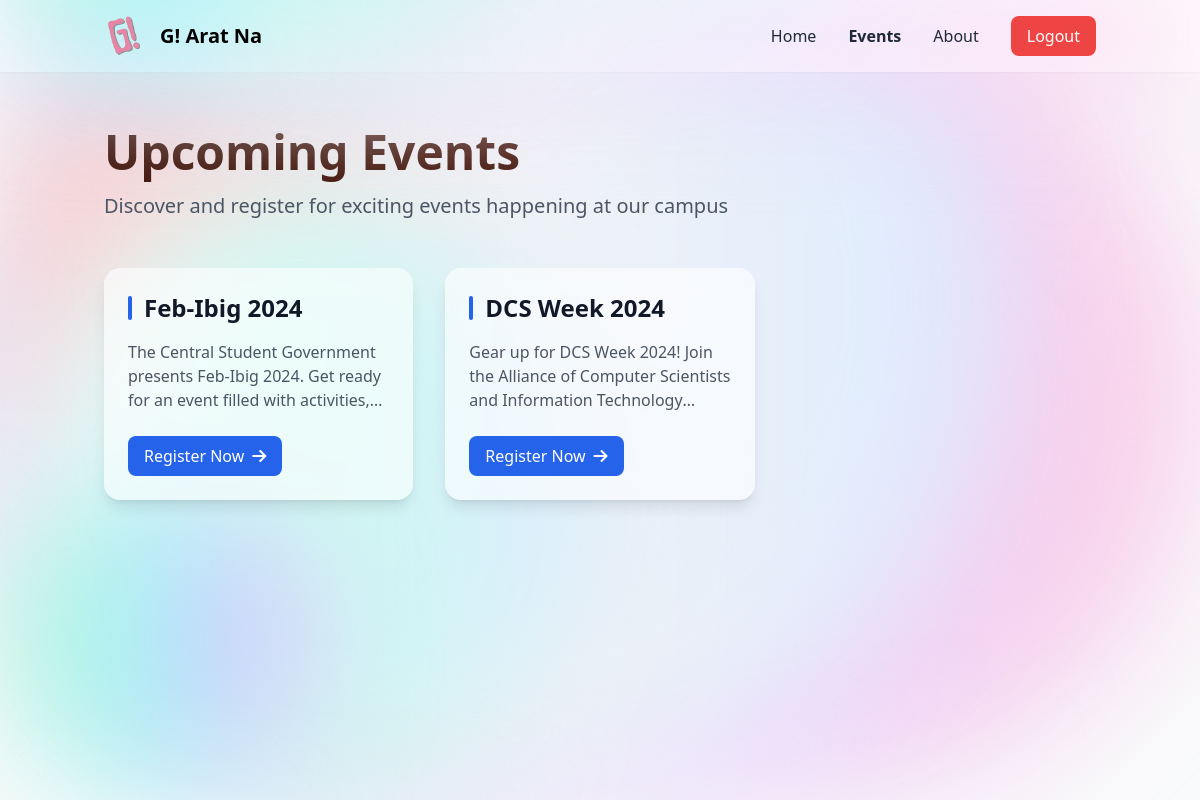
The app's page /api/events.php (signed in), older data.
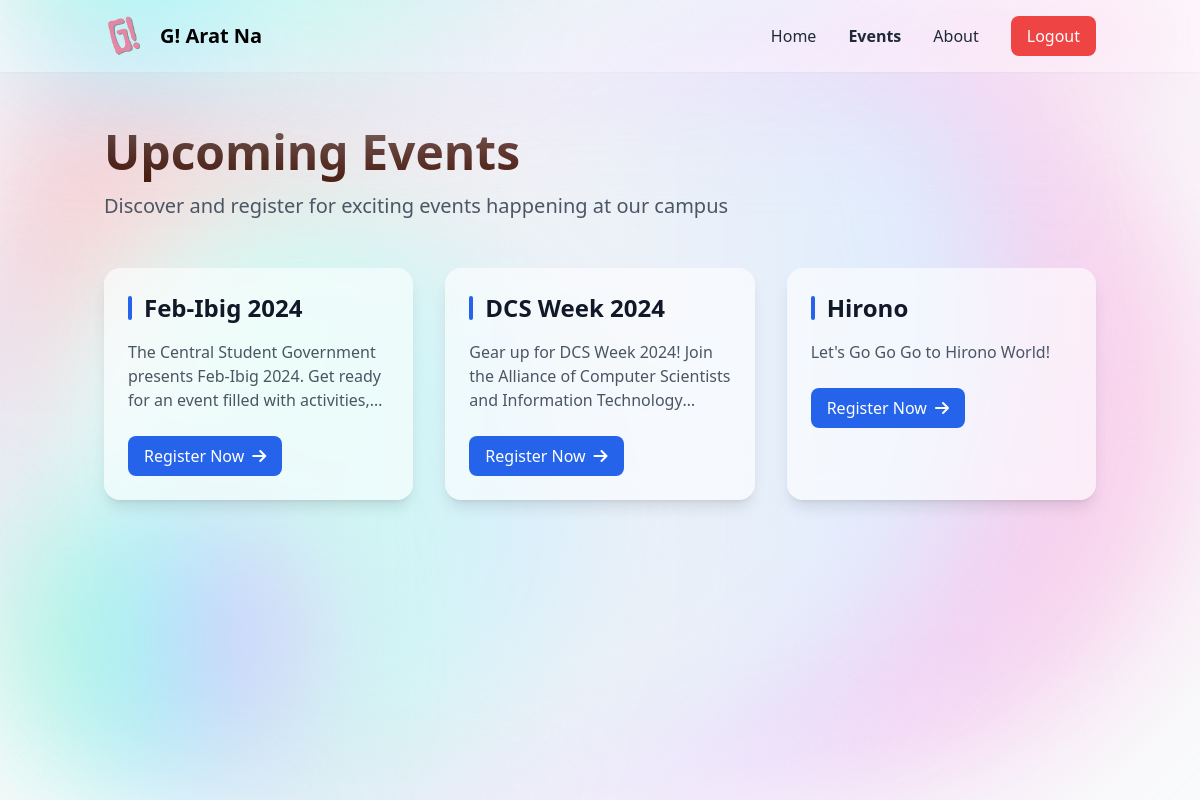
The same page, newer data.
### tables this page shows
CREATE TABLE `events` (
  `event-id` int(11) NOT NULL,
  `title` varchar(100) NOT NULL,
  `author` varchar(100) NOT NULL,
  `description` text NOT NULL,
  `date` date NOT NULL,
  `time` time NOT NULL,
  `location` varchar(255) NOT NULL,
  `price` decimal(11,2) NOT NULL,
  `addtl_info` varchar(5000) NOT NULL,
  `image` varchar(100) NOT NULL
);

### api/events.php (the view, shortened to what this page needs)
<!DOCTYPE html>
<html lang="en" class="scroll-smooth">
<head>
    <script src="https://cdn.tailwindcss.com"></script>
    <link href="https://cdnjs.cloudflare.com/ajax/libs/font-awesome/6.0.0/css/all.min.css" rel="stylesheet" />
</head>
<body class="bg-gray-50">
    <div class="fixed inset-0 -z-10 overflow-hidden">
        <div class="blob w-full h-full rounded-[999px] absolute top-0 right-0 blur-3xl bg-opacity-60 bg-gradient-to-r from-indigo-200 via-purple-200 to-pink-200"></div>
        <div class="blob w-[1000px] h-[1000px] rounded-[999px] absolute bottom-0 left-0 blur-3xl bg-opacity-60 bg-gradient-to-r from-red-200 via-gray-100 to-blue-100"></div>
        <div class="blob w-[600px] h-[600px] rounded-[999px] absolute bottom-0 left-0 blur-3xl bg-opacity-60 bg-gradient-to-r from-slate-100 via-teal-100 to-blue-100"></div>
        <div class="blob w-[300px] h-[300px] rounded-[999px] absolute bottom-[10px] left-0 blur-3xl bg-opacity-60 bg-gradient-to-r from-green-200 via-cyan-200 to-fuchsia-300"></div>
    </div>
    <header class="fixed top-0 w-full bg-white/80 backdrop-blur-md shadow-sm z-50">
   <div class="blob w-full h-full rounded-[999px] absolute top-0 right-0 -z-10 blur-3xl bg-opacity-60 bg-gradient-to-r from-indigo-200 via-purple-200 to-pink-200"></div>
  <div class="blob w-[1000px] h-[1000px] rounded-[999px] absolute bottom-0 left-0 -z-10 blur-3xl bg-opacity-60 bg-gradient-to-r from-red-200 via-gray-100 to-blue-100"></div>
  <div class="blob w-[600px] h-[600px] rounded-[999px] absolute bottom-0 left-0 -z-10 blur-3xl bg-opacity-60 bg-gradient-to-r from-slate-100 via-teal-100 to-blue-100"></div>
  <div class="blob w-[300px] h-[300px] rounded-[999px] absolute bottom-[10px] left-0 -z-10 blur-3xl bg-opacity-60 bg-gradient-to-r from-green-200 via-cyan-200 to-Fuchsia-300"></div>
        <nav class="container mx-auto px-4 py-4">
            <div class="flex items-center justify-between">
                <a href="index.php" class="flex items-center space-x-4">
                    <img src="images/G!.png" class="w-10 h-auto" alt="G! Arat Na" />
                    <span class="font-semibold text-xl">G! Arat Na</span>
                </a>
                <div class="hidden md:flex items-center space-x-8">
                    <a href="index.php" class="text-gray-800 hover:text-blue-600 font-medium transition-colors">Home</a>
                    <a href="events.php" class="text-gray-800 hover:text-blue-600 font-bold transition-colors">Events</a>
                    <a href="userAbout.php" class="text-gray-800 hover:text-blue-600 font-medium transition-colors">About</a>
                    <?php
                    if (isset($_SESSION['logged_in']) && $_SESSION['logged_in'] == true) {
                        echo '<a href="logout.php" class="px-4 py-2 bg-red-500 text-white rounded-lg hover:bg-red-600 transition-colors">Logout</a>';
                    } else {
                        echo '<a href="login.php" class="px-4 py-2 bg-blue-500 text-white rounded-lg hover:bg-blue-600 transition-colors">Login</a>';
                    }
                    ?>
                </div>
            </div>
        </nav>
    </header>
    <main class="container mx-auto px-4 pt-32 pb-16">
        <div class="max-w-7xl mx-auto">
            <div class="mb-12">
                <h1 class="text-5xl font-bold text-orange-950 mb-4">Upcoming Events</h1>
                <p class="text-gray-600 text-xl">Discover and register for exciting events happening at our campus</p>
            </div>
            <div class="grid grid-cols-1 md:grid-cols-2 lg:grid-cols-3 gap-8">
                <?php
                $sql = "SELECT * FROM events";
                $query = mysqli_query($conn, $sql);
                if ($query->num_rows > 0) {
                    while ($row = mysqli_fetch_assoc($query)) {
                        echo '
                        <div class="group relative bg-white/60 backdrop-blur-md rounded-2xl shadow-lg overflow-hidden hover:shadow-xl transition-all duration-300 transform hover:-translate-y-1">
                            <div class="absolute inset-0 bg-gradient-to-br from-transparent via-transparent to-orange-100 opacity-0 group-hover:opacity-100 transition-opacity duration-300"></div>
                            <div class="relative p-6">
                                <div class="flex items-center space-x-3 mb-4">
                                    <div class="w-1 h-6 bg-blue-600 rounded-full"></div>
                                    <h2 class="text-2xl font-semibold text-gray-900 group-hover:text-orange-900 transition-colors">
                                        '.$row['title'].'
                                    </h2>
                                </div>
                                <p class="text-gray-600 mb-6 line-clamp-3">
                                    '.$row['description'].'
                                </p>
                                <div class="flex justify-between items-center">
                                    <a href="regform.php?event_id='.$row['event-id'].'"
                                       class="inline-flex items-center px-4 py-2 bg-blue-600 text-white rounded-lg hover:bg-blue-700 transition-colors duration-300">
                                        <span>Register Now</span>
                                        <i class="fas fa-arrow-right ml-2"></i>
                                    </a>
                                </div>
                            </div>
                        </div>';
                    }
                }
                ?>
            </div>
        </div>
    </main>
</body>
</html>

Row changes from the older to the newer data that the page shows:
added events: title "Hirono", description "Let's Go Go Go to Hirono World!"
